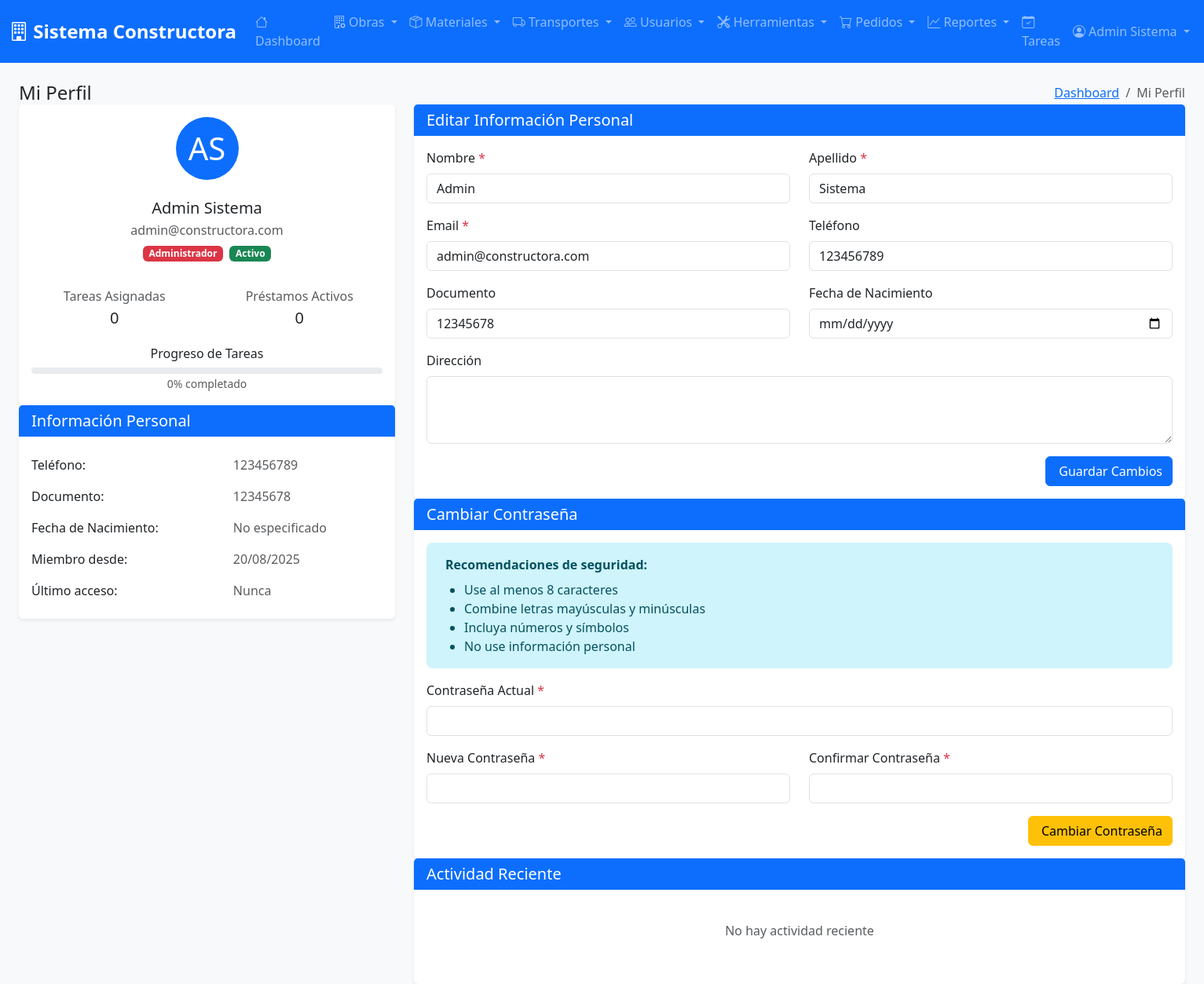
The page /modules/usuarios/profile.php (signed in) on the database its author committed.
### tables this page shows
CREATE TABLE usuarios (
    id_usuario INT AUTO_INCREMENT PRIMARY KEY,
    nombre VARCHAR(100) NOT NULL,
    apellido VARCHAR(100) NOT NULL,
    email VARCHAR(150) UNIQUE NOT NULL,
    contraseña VARCHAR(255) NOT NULL,
    rol ENUM('administrador', 'responsable_obra', 'empleado') NOT NULL,
    estado ENUM('activo', 'inactivo') DEFAULT 'activo',
    telefono VARCHAR(20),
    direccion TEXT,
    fecha_nacimiento DATE,
    documento VARCHAR(20),
    fecha_ultimo_acceso TIMESTAMP NULL,
    intentos_login INT DEFAULT 0,
    bloqueado_hasta TIMESTAMP NULL,
    avatar VARCHAR(255),
    observaciones TEXT,
    fecha_creacion TIMESTAMP DEFAULT CURRENT_TIMESTAMP,
    fecha_actualizacion TIMESTAMP DEFAULT CURRENT_TIMESTAMP ON UPDATE CURRENT_TIMESTAMP
);

### modules/usuarios/profile.php (the view, shortened to what this page needs)
<?php
$user_id = $_SESSION['user_id'];
$database = new Database();
$pdo = $database->getConnection();
try {
    $stmt = $pdo->prepare("
        SELECT u.*,
               (SELECT COUNT(*) FROM tareas WHERE id_empleado = u.id_usuario) as total_tareas,
               (SELECT COUNT(*) FROM tareas WHERE id_empleado = u.id_usuario AND estado = 'finalizada') as tareas_completadas,
               (SELECT COUNT(*) FROM prestamos WHERE id_empleado = u.id_usuario AND estado = 'activo') as prestamos_activos,
               (SELECT COUNT(*) FROM pedidos_materiales WHERE id_solicitante = u.id_usuario) as pedidos_realizados
        FROM usuarios u
        WHERE u.id_usuario = ?
    ");
    $stmt->execute([$user_id]);
    $usuario = $stmt->fetch(PDO::FETCH_ASSOC);
} catch (PDOException $e) {
    $error_message = "Error al cargar el perfil: " . $e->getMessage();
}
try {
    $actividad_reciente = [];
    $stmt = $pdo->prepare("
        SELECT 'tarea' as tipo, t.titulo as descripcion, t.fecha_asignacion as fecha,
               o.nombre_obra, t.estado, t.prioridad
        FROM tareas t
        LEFT JOIN obras o ON t.id_obra = o.id_obra
        WHERE t.id_empleado = ?
        ORDER BY t.fecha_asignacion DESC
        LIMIT 5
    ");
    $stmt->execute([$user_id]);
    $actividad_reciente = array_merge($actividad_reciente, $stmt->fetchAll(PDO::FETCH_ASSOC));
    $stmt = $pdo->prepare("
        SELECT 'prestamo' as tipo,
               CONCAT('Préstamo #', p.numero_prestamo) as descripcion,
               p.fecha_retiro as fecha, o.nombre_obra, p.estado, 'media' as prioridad
        FROM prestamos p
        LEFT JOIN obras o ON p.id_obra = o.id_obra
        WHERE p.id_empleado = ?
        ORDER BY p.fecha_retiro DESC
        LIMIT 5
    ");
    $stmt->execute([$user_id]);
    $actividad_reciente = array_merge($actividad_reciente, $stmt->fetchAll(PDO::FETCH_ASSOC));
    usort($actividad_reciente, function($a, $b) {
        return strtotime($b['fecha']) - strtotime($a['fecha']);
    });
    $actividad_reciente = array_slice($actividad_reciente, 0, 10);
} catch (PDOException $e) {
    $actividad_reciente = [];
}
$progreso_tareas = $usuario['total_tareas'] > 0 ?
    round(($usuario['tareas_completadas'] / $usuario['total_tareas']) * 100) : 0;
include_once '../../includes/header.php';
?>
<div class="container-fluid">
    <div class="row">
        <div class="col-12">
            <div class="page-title-box d-sm-flex align-items-center justify-content-between">
                <h4 class="mb-sm-0">Mi Perfil</h4>
                <div class="page-title-right">
                    <ol class="breadcrumb m-0">
                        <li class="breadcrumb-item"><a href="dashboard.php">Dashboard</a></li>
                        <li class="breadcrumb-item active">Mi Perfil</li>
                    </ol>
                </div>
            </div>
        </div>
    </div>
    <div class="row">
        <div class="col-xl-4">
            <div class="card">
                <div class="card-body">
                    <div class="text-center">
                        <div class="avatar-lg mx-auto mb-4">
                            <?php if ($usuario['avatar']): ?>
                                <img src="<?php echo htmlspecialchars($usuario['avatar']); ?>"
                                     alt="Avatar" class="avatar-img rounded-circle">
                            <?php else: ?>
                                <div class="avatar-title rounded-circle bg-primary text-white fs-1">
                                    <?php echo strtoupper(substr($usuario['nombre'], 0, 1) . substr($usuario['apellido'], 0, 1)); ?>
                                </div>
                            <?php endif; ?>
                        </div>
                        <h5 class="mb-1"><?php echo htmlspecialchars($usuario['nombre'] . ' ' . $usuario['apellido']); ?></h5>
                        <p class="text-muted mb-2"><?php echo htmlspecialchars($usuario['email']); ?></p>
                        <div class="d-flex justify-content-center gap-2 mb-3">
                            <?php
                            $rol_colors = [
                                'administrador' => 'danger',
                                'responsable_obra' => 'warning',
                                'empleado' => 'info'
                            ];
                            $rol_color = $rol_colors[$usuario['rol']] ?? 'secondary';
                            ?>
                            <span class="badge bg-<?php echo $rol_color; ?>">
                                <?php echo ucfirst(str_replace('_', ' ', $usuario['rol'])); ?>
                            </span>
                            <span class="badge bg-<?php echo $usuario['estado'] === 'activo' ? 'success' : 'secondary'; ?>">
                                <?php echo ucfirst($usuario['estado']); ?>
                            </span>
                        </div>
                        <div class="row text-center">
                            <div class="col-6">
                                <div class="mt-3">
                                    <p class="text-muted mb-1">Tareas Asignadas</p>
                                    <h5 class="mb-0"><?php echo isset($usuario['total_tareas']) ? $usuario['total_tareas'] : '0'; ?></h5>
                                </div>
                            </div>
                            <div class="col-6">
                                <div class="mt-3">
                                    <p class="text-muted mb-1">Préstamos Activos</p>
                                    <h5 class="mb-0"><?php echo $usuario['prestamos_activos']; ?></h5>
                                </div>
                            </div>
                        </div>
                        <div class="mt-4">
                            <h6 class="mb-2">Progreso de Tareas</h6>
                            <div class="progress" style="height: 8px;">
                            </div>
                            <small class="text-muted"><?php echo $progreso_tareas; ?>% completado</small>
                        </div>
                    </div>
                </div>
            </div>
            <div class="card">
                <div class="card-header">
                    <h5 class="card-title mb-0">Información Personal</h5>
                </div>
                <div class="card-body">
                    <div class="table-responsive">
                        <table class="table table-borderless mb-0">
                            <tbody>
                                <tr>
                                    <td class="ps-0" scope="row">Teléfono:</td>
                                    <td class="text-muted"><?php echo $usuario['telefono'] ?: 'No especificado'; ?></td>
                                </tr>
                                <tr>
                                    <td class="ps-0" scope="row">Documento:</td>
                                    <td class="text-muted"><?php echo $usuario['documento'] ?: 'No especificado'; ?></td>
                                </tr>
                                <tr>
                                    <td class="ps-0" scope="row">Fecha de Nacimiento:</td>
                                    <td class="text-muted">
                                        <?php echo $usuario['fecha_nacimiento'] ?
                                            date('d/m/Y', strtotime($usuario['fecha_nacimiento'])) : 'No especificado'; ?>
                                    </td>
                                </tr>
                                <tr>
                                    <td class="ps-0" scope="row">Miembro desde:</td>
                                    <td class="text-muted"><?php echo date('d/m/Y', strtotime($usuario['fecha_creacion'])); ?></td>
                                </tr>
                                <tr>
                                    <td class="ps-0" scope="row">Último acceso:</td>
                                    <td class="text-muted">
                                        <?php echo $usuario['fecha_ultimo_acceso'] ?
                                            date('d/m/Y H:i', strtotime($usuario['fecha_ultimo_acceso'])) : 'Nunca'; ?>
                                    </td>
                                </tr>
                            </tbody>
                        </table>
                    </div>
                </div>
            </div>
        </div>
        <div class="col-xl-8">
            <div class="card">
                <div class="card-header">
                    <h5 class="card-title mb-0">Editar Información Personal</h5>
                </div>
                <div class="card-body">
                    <form method="POST" id="profileForm">
                        <div class="row">
                            <div class="col-md-6">
                                <div class="mb-3">
                                    <label for="nombre" class="form-label">Nombre <span class="text-danger">*</span></label>
                                    <input type="text" class="form-control" id="nombre" name="nombre"
                                           value="<?php echo htmlspecialchars($usuario['nombre']); ?>" required>
                                </div>
                            </div>
                            <div class="col-md-6">
                                <div class="mb-3">
                                    <label for="apellido" class="form-label">Apellido <span class="text-danger">*</span></label>
                                    <input type="text" class="form-control" id="apellido" name="apellido"
                                           value="<?php echo htmlspecialchars($usuario['apellido']); ?>" required>
                                </div>
                            </div>
                        </div>
                        <div class="row">
                            <div class="col-md-6">
                                <div class="mb-3">
                                    <label for="email" class="form-label">Email <span class="text-danger">*</span></label>
                                    <input type="email" class="form-control" id="email" name="email"
                                           value="<?php echo htmlspecialchars($usuario['email']); ?>" required>
                                </div>
                            </div>
                            <div class="col-md-6">
                                <div class="mb-3">
                                    <label for="telefono" class="form-label">Teléfono</label>
                                    <input type="text" class="form-control" id="telefono" name="telefono"
                                           value="<?php echo htmlspecialchars($usuario['telefono']); ?>">
                                </div>
                            </div>
                        </div>
                        <div class="row">
                            <div class="col-md-6">
                                <div class="mb-3">
                                    <label for="documento" class="form-label">Documento</label>
                                    <input type="text" class="form-control" id="documento" name="documento"
                                           value="<?php echo htmlspecialchars($usuario['documento']); ?>">
                                </div>
                            </div>
                            <div class="col-md-6">
                                <div class="mb-3">
                                    <label for="fecha_nacimiento" class="form-label">Fecha de Nacimiento</label>
                                    <input type="date" class="form-control" id="fecha_nacimiento" name="fecha_nacimiento"
                                           value="<?php echo $usuario['fecha_nacimiento']; ?>">
                                </div>
                            </div>
                        </div>
                        <div class="mb-3">
                            <label for="direccion" class="form-label">Dirección</label>
                            <textarea class="form-control" id="direccion" name="direccion" rows="3"><?php echo isset($usuario['direccion']) && $usuario['direccion'] !== null ? htmlspecialchars($usuario['direccion']) : ''; ?></textarea>
                        </div>
                        <div class="text-end">
                            <button type="submit" class="btn btn-primary">
                                <i class="fas fa-save me-1"></i>Guardar Cambios
                            </button>
                        </div>
                    </form>
                </div>
            </div>
            <div class="card">
                <div class="card-header">
                    <h5 class="card-title mb-0">Cambiar Contraseña</h5>
                </div>
                <div class="card-body">
                    <div class="alert alert-info">
                        <strong>Recomendaciones de seguridad:</strong>
                        <ul class="mb-0 mt-2">
                            <li>Use al menos 8 caracteres</li>
                            <li>Combine letras mayúsculas y minúsculas</li>
                            <li>Incluya números y símbolos</li>
                            <li>No use información personal</li>
                        </ul>
                    </div>
                    <form method="POST" id="passwordForm">
                        <div class="mb-3">
                            <label for="current_password" class="form-label">Contraseña Actual <span class="text-danger">*</span></label>
                            <input type="password" class="form-control" id="current_password" name="current_password" required>
                        </div>
                        <div class="row">
                            <div class="col-md-6">
                                <div class="mb-3">
                                    <label for="new_password" class="form-label">Nueva Contraseña <span class="text-danger">*</span></label>
                                    <input type="password" class="form-control" id="new_password" name="new_password" required>
                                </div>
                            </div>
                            <div class="col-md-6">
                                <div class="mb-3">
                                    <label for="confirm_password" class="form-label">Confirmar Contraseña <span class="text-danger">*</span></label>
                                    <input type="password" class="form-control" id="confirm_password" name="confirm_password" required>
                                </div>
                            </div>
                        </div>
                        <div class="text-end">
                            <button type="submit" class="btn btn-warning">
                                <i class="fas fa-key me-1"></i>Cambiar Contraseña
                            </button>
                        </div>
                    </form>
                </div>
            </div>
            <div class="card">
                <div class="card-header">
                    <h5 class="card-title mb-0">Actividad Reciente</h5>
                </div>
                <div class="card-body">
                    <?php if (empty($actividad_reciente)): ?>
                        <div class="text-center py-4">
                            <p class="text-muted">No hay actividad reciente</p>
                        </div>
                    <?php endif; ?>
                </div>
            </div>
        </div>
    </div>
</div>
<?php include_once '../../includes/footer.php'; ?>

### rows shown on the page
usuarios: nombre+apellido "AS", nombre+apellido "Admin Sistema", email "admin@constructora.com", rol "Administrador", estado "Activo", telefono "123456789", documento "12345678", fecha_creacion "20/08/2025", nombre "Admin", apellido "Sistema"

### other values the page prints
SITE_NAME "Sistema Constructora"
$_SESSION['user_name'] "Admin Sistema"
$usuario['total_tareas'] "0"
$usuario['prestamos_activos'] "0"
$progreso_tareas "0"
